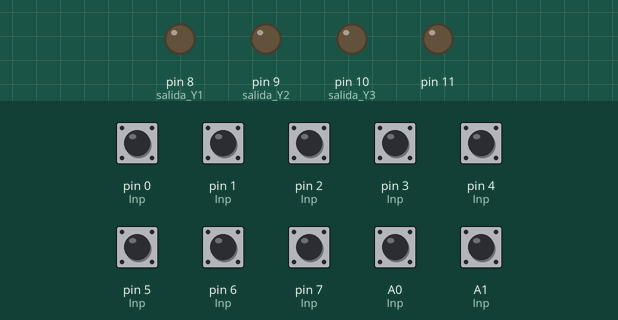
The sketch below on a simulated Arduino Uno, built with avr-gcc and run on an emulated ATmega328P. Shown: output pins drawn as LEDs (lit = HIGH). Inputs (shaded band) come from the test bench; at power-on: A0 (Inp), A1 (Inp), pin 0 (Inp), pin 1 (Inp), pin 2 (Inp), pin 3 (Inp), pin 4 (Inp), pin 5 (Inp), pin 6 (Inp), pin 7 (Inp) HIGH.

Above: at 1.2 s.
1.3 s: A0 (Inp) pulled LOW for 0.15 s
At 1.37 s:
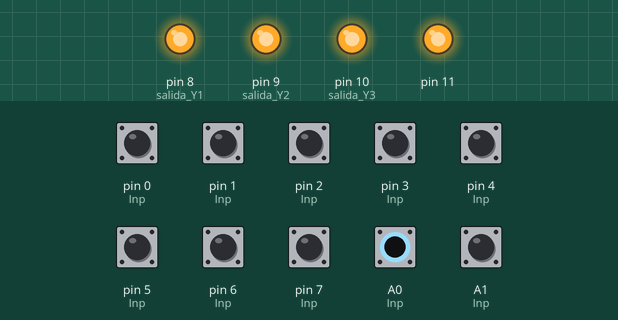
Timing chart, 0 to 4.3 s (numbered marks = the images above; inputs shaded):
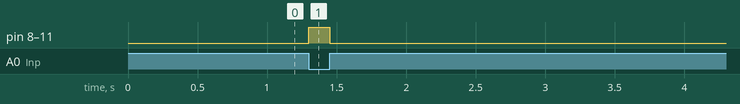

The sketch:

TTL74157.ino
```cpp
//Autor:Dario Jorge Iglesias
boolean a1,b1,a2,b2,a3,b3,a4;
boolean b4,Y1,Y2,Y3,Y4,S,E;
void setup(){
 pinMode(0,INPUT_PULLUP);//Inp. a1
 pinMode(1,INPUT_PULLUP);//Inp. b1
 pinMode(2,INPUT_PULLUP);//Inp. a2
 pinMode(3,INPUT_PULLUP);//Inp. b2
 pinMode(4,INPUT_PULLUP);//Inp. a3
 pinMode(5,INPUT_PULLUP);//Inp. b3
 pinMode(6,INPUT_PULLUP);//Inp. a4
 pinMode(7,INPUT_PULLUP);//Inp. b4
 pinMode(A1,INPUT_PULLUP);//Inp. S
 pinMode(A0,INPUT_PULLUP);//Inp. E
 pinMode(8,OUTPUT);  //salida Y1
 pinMode(9,OUTPUT);  //salida Y2
 pinMode(10,OUTPUT); //salida Y3
 pinMode(11,OUTPUT);}//salida Y4
void loop(){
 S=digitalRead(A1);
 E=digitalRead(A0);
 a1=digitalRead(0);//Canales Inp.
 b1=digitalRead(1);
 a2=digitalRead(2);
 b2=digitalRead(3);
 a3=digitalRead(4);
 b3=digitalRead(5);
 a4=digitalRead(6);
 b4=digitalRead(7);
 //SI S=E=0 YN=an
 //SI S=1,E=0 YN=bn
 Y1=(!(S|E)&a1)|(!(!S|E)&b1);
 Y2=(!(S|E)&a2)|(!(!S|E)&b2);
 Y3=(!(S|E)&a3)|(!(!S|E)&b3);
 Y4=(!(S|E)&a4)|(!(!S|E)&b4);
 digitalWrite(8,Y1);// OUTS
 digitalWrite(9,Y2);
 digitalWrite(10,Y3);
 digitalWrite(11,Y4);}
```

Measured:
- after the input at 1.3 s, pin 8 (salida_Y1), pin 9 (salida_Y2), pin 10 (salida_Y3), pin 11: LOW → HIGH at once, → LOW 0.15 s later
